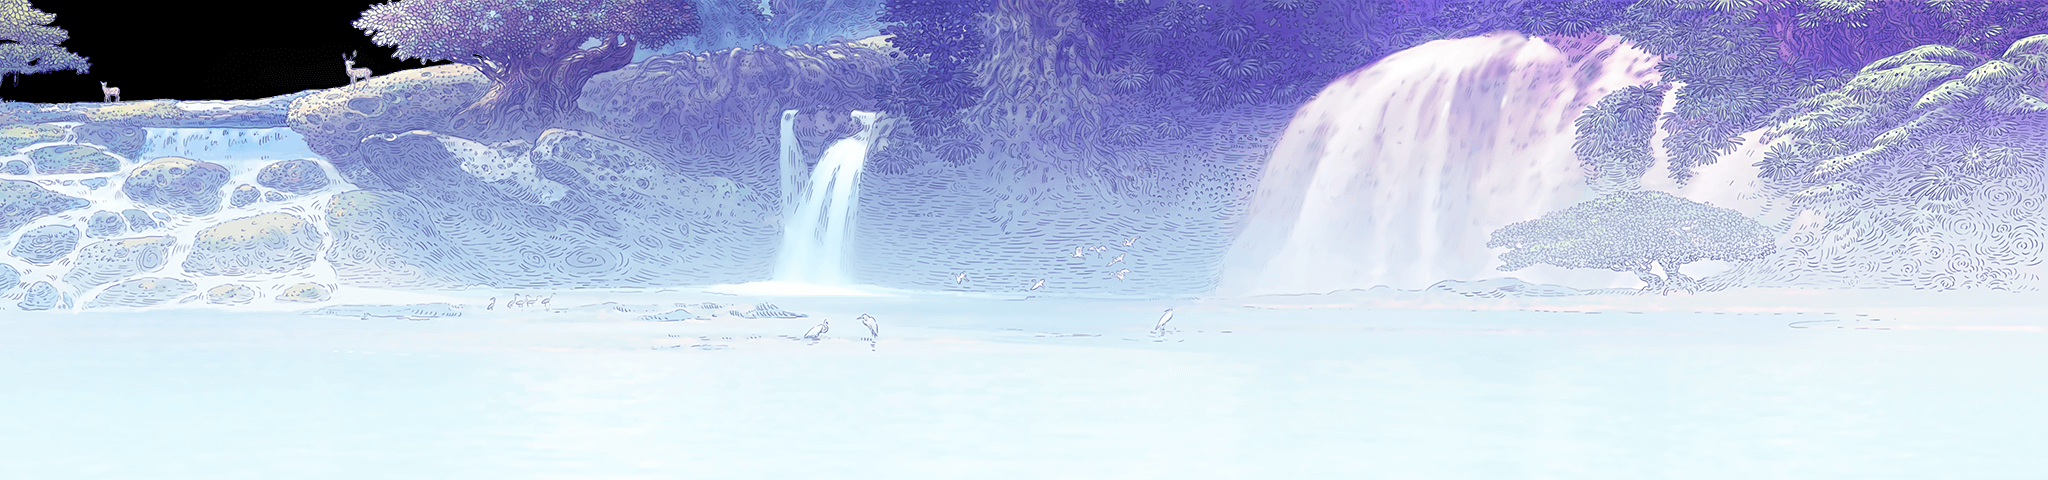

Below is a game level as drawn by its tile map, then a one-line description and the .tmx that defines it (tile-layer data replaced by summaries):
An orthogonal 64x15 tile map with 32x32 px tiles, 2 tile layers (mid1, mid2), 4 tilesets.

<map version="1.0" orientation="orthogonal" renderorder="right-down" width="64" height="15" tilewidth="32" tileheight="32">
 <tileset firstgid="1" name="gusongzhen_mid1" tilewidth="32" tileheight="32">
  <image source="gusongzhen/gusongzhen_mid1.png" width="1024" height="500" />
 </tileset>
 <tileset firstgid="481" name="gusongzhen_mid2" tilewidth="32" tileheight="32">
  <image source="gusongzhen/gusongzhen_mid2.png" width="1024" height="500" />
 </tileset>
 <tileset firstgid="961" name="shanjian_mid2" tilewidth="32" tileheight="32">
  <image source="shanjian/shanjian_mid2.png" width="1024" height="500" />
 </tileset>
 <tileset firstgid="1441" name="shanjian_mid3" tilewidth="32" tileheight="32">
  <image source="shanjian/shanjian_mid3.png" width="1024" height="500" />
 </tileset>
 <layer name="mid1" width="64" height="15">
  <data>[960 cells, 480 non-empty, 480 distinct tile ids]</data>
 </layer>
 <layer name="mid2" width="64" height="15">
  <data>[960 cells, 480 non-empty, 480 distinct tile ids]</data>
 </layer>
</map>
